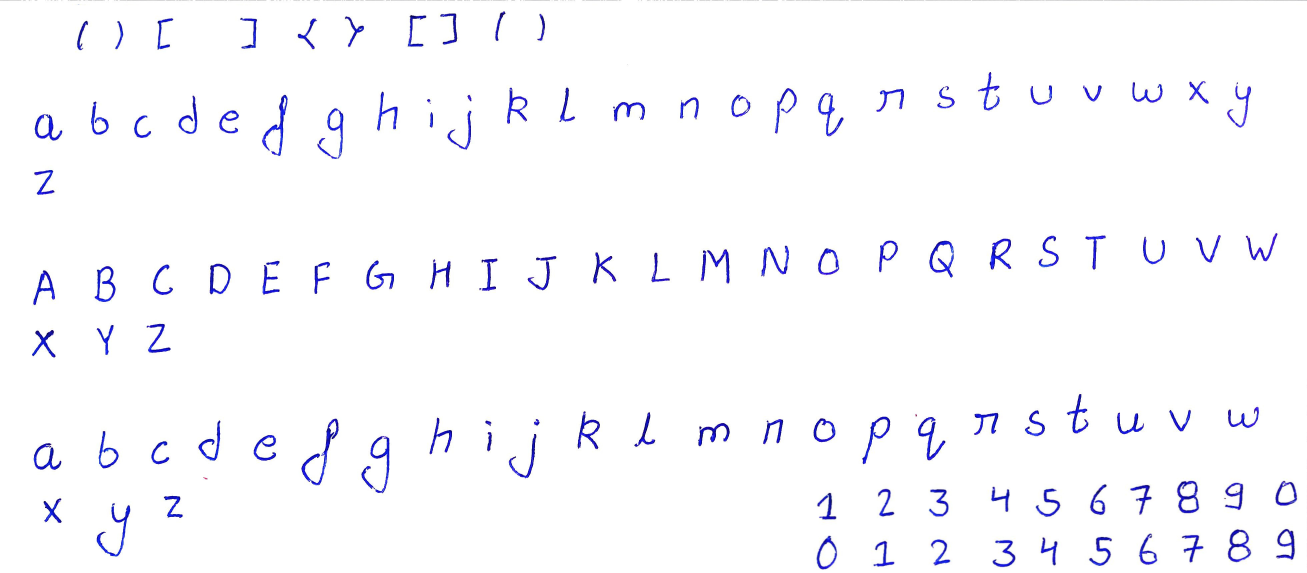
#> input picture python project/handwritten/images/real.jpg, 3921 x 1717 px, found by its file name (shown at 1/3 size)
$ python graph.py
#> lines starting #> are read from the running program, lines starting #| are printed output that depends on the picture
### python project/graph/draw.py
import numpy as np
import math

def slope_line(arr,x1, y1, x2, thick=10, color=[82, 83, 84], slope=0):
    y0 = int(slope*x1)-y1
    for xo in range(x1, x2+1):
        yo = int(slope*xo)-y0
        arr[yo:yo+thick, xo:xo+thick] = color

def line(arr, x1, y1, x2, y2, thick=10, color=[82, 83, 84], type='normal'):

    y = y2-y1
    x = x2-x1

    if type != 'normal':

        if y == 0:
            if x1 > x2:
                x1, x2 = x2, x1
            for x in range(x1, x2, 50):
                arr[y1:y1+thick, x:x+30] = color
            return 0

        elif x == 0:
            if y1 > y2:
                y1, y2 = y2, y1
            for y in range(y1, y2, 50):
                arr[y:y+30, x1:x1+thick] = color
            return 0

        elif x1 > x2:
            x1, x2 = x2, x1
            y1, y2 = y2, y1

        m = y/x
        step = int(50*math.cos(math.atan(m)))
        print(step)
        x_add = int(3*step/5)
        y0 = int(m*x1)-y1
        for x in range(x1, x2, step+1):
            y_add = int(m*x)-y0
            slope_line(arr,x, y_add, x+x_add, thick,color=[82, 83, 84], slope=m)
        return 0

    if y == 0:
        if x1 > x2:
            x1, x2 = x2, x1
        arr[y1:y1+thick, x1:x2+thick] = color
        return 0

    elif x == 0:
        if y1 > y2:
            y1, y2 = y2, y1
        arr[y1:y2+thick, x1:x1+thick] = color
        return 0

    elif x1 > x2:
        x1, x2 = x2, x1
        y1, y2 = y2, y1

    m = y/x
    slope_line(arr,x1, y1, x2, thick, color=[82, 83, 84], slope=m)

def lines(arr, p, thick=10, color=[82, 83, 84], type='normal'):
    for xy in range(len(p)-1):
        line(arr, p[xy][0], p[xy][1], p[xy+1][0], p[xy+1][1], thick, color, type)


def circle(arr, x, y, r=20, color=[82, 83, 84], type='filled', thick=5):
    if type == 'filled':
        for i in range(0, r+1):
            ra = int((r**2-i**2)**0.5)
            arr[y-ra:y+ra, x-i:x+i] = color

    elif type == 'dot-circle':
        circle(arr,x, y)
        circle(arr,x, y, 2*r, type='h')

    else:
        for i in range(0, r+1):
            ra = int((r**2-i**2)**0.5)
            arr[y-ra:y-ra+thick, x-i:x-i+thick] = color
            arr[y+ra:y+ra+thick, x+i:x+i+thick] = color
            arr[y+ra:y+ra+thick, x-i:x-i+thick] = color
            arr[y-ra:y-ra+thick, x+i:x+i+thick] = color


def plus(arr, x, y, r=30, thick=10, color=[82, 83, 84]):
    line(arr,x-r, y, x+r, y, thick, color)
    line(arr,x, y-r, x, y+r, thick, color)

def arrow_head(arr, x, y, orientation='hr'):
    if orientation == 'hr':
        line(arr,x, y, x-50, y-50)
        line(arr,x, y, x-50, y+50)
    elif orientation == 'hl':
        line(arr,x, y, x+50, y-50)
        line(arr,x, y, x+50, y+50)
    elif orientation == 'vu' :
        line(arr,x, y, x-50, y+50)
        line(arr,x, y, x+50, y+50)
    elif orientation == 'vd' :
        line(arr,x, y, x-50, y-50)
        line(arr,x, y, x+50, y-50)


# [36 lines left out: function curve_line, not called in this run]


def curveture(arr, points, thick=10, color=[82, 83, 84]):
    D=[]
    dim=len(points)
    for i in range(dim):
        l=[1]
        for j in range(1,dim):
            l.insert(0,points[i][0]**j)
        D.append(l)
    print('now y:')
    det=np.linalg.det(np.array(D))
    print("DET ",det)
    if det==0:
        print('det is 0')
        return
    x=[]

    for i in range(dim):
        Dx = list(map(list, D))
        for j in range(dim):
            Dx[j][i]=points[j][1]
        x.append(np.linalg.det(np.array(Dx))/det)
    for x_point in range(points[0][0],points[-1][0]):
        y=x[-1]
        for n,i in enumerate(range(dim-1,0,-1)):
            y+=x[n]*(x_point**i)
        y=int(y)
        arr[y:y+thick, x_point:x_point+thick] = color

### python project/other/writter.py
from PIL import Image
import numpy as np
import math

class writer :

    def __init__(self):
        self.Dict={}
        self.img=Image.open("python project/handwritten/images/real.jpg")
        self.a=np.array(self.img)
        self.new_font_size=1

    def write(self,c,arr,x=200,y=200,colour=False,bold=0,size=1,angle=False):
        if c==' ':
            if angle:
                y-=int(130*size)
                return y
            x+=int(130*size)
            return x
        elif c=='a':
            lx,ly,ux,uy=95,423,182,333
        elif c=='b':
            lx,ly,ux,uy=286,1406,359,1282
        elif c=='c' :
            lx,ly,ux,uy=442,1403,515,1306
        elif c=='d' :
            lx,ly,ux,uy=594,1385,663,1264
        elif c=='e' :
            lx,ly,ux,uy=757,1382,826,1299
        elif c=='f' :
            x-=40
            lx,ly,ux,uy=903,1458,1017,1257
        elif c=='g' :
            lx,ly,ux,uy=955,485,1034,319
        elif c=='h' :
            lx,ly,ux,uy=1131,395,1197,260
        elif c=='i' :
            lx,ly,ux,uy=1273,391,1311,274
        elif c=='j' :
            x-=30
            lx,ly,ux,uy=1329,450,1436,277
        elif c=='k' :
            lx,ly,ux,uy=1516,378,1585,253
        elif c=='l' :
            lx,ly,ux,uy=1668,360,1724,249
        elif c=='m' :
            lx,ly,ux,uy=1841,364,1932,294
        elif c=='n' :
            lx,ly,ux,uy=2281,1337,2351,1254
        elif c=='o' :
            lx,ly,ux,uy=2437,1330,2514,1250
        elif c=='p' :
            lx,ly,ux,uy=2586,1392,2676,1250
        elif c=='q' :
            lx,ly,ux,uy=2749,1382,2829,1237
        elif c=='r' :
            lx,ly,ux,uy=2909,1306,3002,1223
        elif c=='s' :
            lx,ly,ux,uy=3071,1313,3137,1219
        elif c=='t' :
            lx,ly,ux,uy=3203,1302,3272,1178
        elif c=='u' :
            lx,ly,ux,uy=3352,1306,3428,1233
        elif c=='v' :
            lx,ly,ux,uy=3498,1295,3581,1219
        elif c=='w' :
            lx,ly,ux,uy=3394,305,3501,246
        elif c=='x' :
            lx,ly,ux,uy=120,1569,189,1486
        elif c=='y' :
            x-=30
            lx,ly,ux,uy=286,1673,400,1507
        elif c=='z' :
            lx,ly,ux,uy=473,1555,560,1482
        elif c=='A' :
            lx,ly,ux,uy=92,914,168,800
        elif c=='B' :
            lx,ly,ux,uy=272,907,345,786
        elif c=='C' :
            lx,ly,ux,uy=452,897,521,790
        elif c=='D' :
            lx,ly,ux,uy=622,887,695,779
        elif c=='E' :
            lx,ly,ux,uy=771,890,844,772
        elif c=='F' :
            lx,ly,ux,uy=934,887,993,783
        elif c=='G' :
            lx,ly,ux,uy=1090,873,1190,769
        elif c=='H' :
            lx,ly,ux,uy=1277,866,1360,772
        elif c=='I' :
            lx,ly,ux,uy=1433,873,1502,762
        elif c=='J' :
            lx,ly,ux,uy=1578,883,1675,762
        elif c=='K' :
            lx,ly,ux,uy=1769,856,1859,755
        elif c=='L' :
            lx,ly,ux,uy=1945,852,2015,748
        elif c=='M' :
            lx,ly,ux,uy=2091,849,2205,734
        elif c=='N' :
            lx,ly,ux,uy=2278,828,2375,720
        elif c=='O' :
            lx,ly,ux,uy=2448,828,2517,734
        elif c=='P' :
            lx,ly,ux,uy=2621,821,2701,714
        elif c=='Q' :
            lx,ly,ux,uy=2787,838,2867,717
        elif c=='R' :
            lx,ly,ux,uy=2967,811,3033,700
        elif c=='S' :
            lx,ly,ux,uy=3113,804,3179,703
        elif c=='T' :
            lx,ly,ux,uy=3248,807,3331,693
        elif c=='U' :
            lx,ly,ux,uy=3428,800,3498,700
        elif c=='V' :
            lx,ly,ux,uy=3584,793,3671,693
        elif c=='W' :
            lx,ly,ux,uy=3733,793,3851,689
        elif c=='X' :
            lx,ly,ux,uy=88,1084,168,970
        elif c=='Y' :
            lx,ly,ux,uy=286,1070,355,959
        elif c=='Z' :
            lx,ly,ux,uy=438,1067,501,966
        elif c==',' :
            lx,ly,ux,uy=2306,405,2358,371
        elif c=='.' :
            lx,ly,ux,uy=1582,1285,1634,1247
        elif c=='0':
            lx,ly,ux,uy=2444,1714,2513,1603
        elif c=='1':
            lx,ly,ux,uy=2444,1561,2510,1475
        elif c=='2':
            lx,ly,ux,uy=2631,1554,2686,1454
        elif c=='3':
            lx,ly,ux,uy=2787,1554,2852,1457
        elif c=='4':
            lx,ly,ux,uy=2970,1544,3039,1447
        elif c=='5':
            lx,ly,ux,uy=3102,1558,3185,1450
        elif c=='6':
            lx,ly,ux,uy=3407,1693,3479,1603
        elif c=='7':
            lx,ly,ux,uy=3386,1551,3466,1444
        elif c=='8':
            lx,ly,ux,uy=3677,1693,3756,1582
        elif c=='9':
            lx,ly,ux,uy=3812,1682,3888,1575
        elif c=='(':
            lx,ly,ux,uy=210,159,286,52
        elif c==')':
            lx,ly,ux,uy=324,152,376,38
        elif c=='[':
            lx,ly,ux,uy=459,152,535,42
        elif c==']':
            lx,ly,ux,uy=715,149,774,42
        elif c=='{':
            lx,ly,ux,uy=888,163,965,42
        elif c=='}':
            lx,ly,ux,uy=1027,152,1096,31
        elif c=='-' or c==':':
            lx,ly,ux,uy=1969,886,2025,827
        elif c=='/':
            x+=20
            lx,ly,ux,uy=3628,789,3693,706
        else:
            return x+50
        if size  :
            lx,ly,ux,uy=int(lx*size),int(ly*size),int(ux*size),int(uy*size)
            if size!=self.new_font_size:
                self.new_font_size=size
                imagesize=Image.fromarray(self.a)
                imagesize=imagesize.resize((int(self.img.width*size),int(self.img.height*size)))
                ac=np.array(imagesize)
                self.a=ac

        if self.Dict.get(c,False)==False or self.Dict[c].get(size,False)==False:
            if self.Dict.get(c,False)==False:
                self.Dict[c]={}
            flag=False
            self.Dict[c][size]=[]
            for i in range(ly,uy,-1):
                m=[]
                for j in range(lx,ux):
                    if self.a[i,j,0]<100 and self.a[i,j,1]<150 :
                        if flag==False:
                            m.append(j)
                            flag=True
                        elif j==ux-1 :
                            m.append(j)
                            flag=False
                    elif flag==True :
                        m.append(j)
                        flag=False
                self.Dict[c][size].append(m)

        ya=0
        flag=False
        ja=None
        add=0
        if c=='f' or c=='g' or c=='j' or c=='p' or c=='q' or c=='y':
            add=int(85*size)
        if angle :
            for i in self.Dict[c][size]:
                for j in i:
                    if flag==False :
                        ja=j
                        flag=True
                    else :
                        if colour :
                            arr[y-j+lx-1:y-ja+lx,x-ya+add]=colour
                        else:
                            arr[y-ya+add,x+ja-lx:x+j-lx+1]=self.a[ly-ya,ja:j+1]
                            arr[y-ya+add,x+j-lx:x-lx+bold+j]=self.a[ly-ya,ja+1]
                        flag=False
                ya+=1
            y-=ux-lx
            return y
        else :
            for i in self.Dict[c][size]:
                for j in i:
                    if flag==False :
                        ja=j
                        flag=True
                    else :
                        if colour :
                            arr[y-ya+add,x+ja-lx:x+j-lx+1+bold]=colour
                        else:
                            arr[y-ya+add,x+ja-lx:x+j-lx+1]=self.a[ly-ya,ja:j+1]
                            arr[y-ya+add,x+j-lx:x-lx+bold+j]=self.a[ly-ya,ja+1]
                        flag=False
                ya+=1
            x+=ux-lx
            return x

    def write_string(self,c,arr,x=200,y=200,colour=False,bold=0,size=1,angle=False):
        for i in c:
            if angle:
                 y=self.write(i,arr,x,y,colour,bold,size,angle)
                 continue
            x=self.write(i,arr,x,y,colour,bold,size)

    # [159 lines left out: function length, not called in this run]

### python project/graph/graph.py
#import docx
#import random
import math
import sys
sys.path.insert(1, 'C:\\Users\HP\python\python project')
from writter import *
sys.path.insert(1, 'C:\\Users\HP\python\python project\graph')
from draw import *

def min_max(coordinate):
    x_max=coordinate[0][0]
    x_min=coordinate[0][0]
    y_max=coordinate[0][1]
    y_min=coordinate[0][1]

    for i in coordinate:
        if i[0]>x_max:
            x_max=i[0]
        if i[0]<x_min:
            x_min=i[0]
        if i[1]>y_max:
            y_max=i[1]
        if i[1]<y_min:
            y_min=i[1]
    return x_max,x_min,y_max,y_min


def graph_base(linex, liney, colour=[250, 100, 0]):

#> called with linex = 20, liney = 25
    linex -= 5
    liney -= 5
    x = linex*200+1400
    y = liney*200+1400
    arr = np.zeros([y, x, 3], dtype=np.uint8)
    arr[:, :] = [255, 255, 255]  # [240, 250, 240]  #230 -> 204 -> 179
    arr[:, :200] = [255, 255, 255]
    arr[:, x-200:] = [255, 255, 255]
    arr[y-200:, :] = [255, 255, 255]
    arr[:200, :] = [255, 255, 255]

    for i in range(1, linex+7):
        arr[200:y-200, i*200-3:i*200+3] = colour
    for i in range(1, liney+7):
        arr[i*200-3:i*200+3, 200:x-200] = colour

    for i in range(2, 2*(linex+5)):
        arr[200:y-200, i*100-1:i*100+2] = colour
    for i in range(2, 2*(liney+5)):
        arr[i*100-1:i*100+2, 200:x-200] = colour

    for i in range(10, 10*(linex+5)+10):
        arr[200:y-200, i*20-1:i*20+1] = colour
    for i in range(10, 10*(liney+5)+10):
        arr[i*20-1:i*20+1, 200:x-200] = colour

    return arr

def axis_generator(c,x,y):
    x_max,x_min,y_max,y_min=min_max(c)
    x_add=0
    y_add=0
    n=0
    nx,ny=False,False
    x_graph=0
    y_graph=0
    if x_min<0:
        nx=True
    else:
        x_min=0

    if y_min<0:
        ny=True
    else:
        y_min=0

    if nx and ny:
        x_start=(y_min//y-1)*200
        y_start=(x_min//x-1)*200
        x_graph=(x_max-x_min)//x+4
        y_graph=(y_max-y_min)//y+4

    elif nx:
        y_start=(x_min//x - 1)*200
        x_start=-400
        y_add=200
        x_graph=(x_max-x_min)//x+2
        y_graph=(y_max)//y+2
    elif ny:
        x_start=(y_min//y - 1)*200
        y_start=-400
        x_add=200
    else:
        x_add=400
        y_add=400
        x_start=-400
        y_start=-400
        n=1
        x_graph=(x_max-x_min)//x+5
        y_graph=(y_max-y_min)//y+5
    if x_graph>20 :
        if y_graph>25:
            arr=graph_base(x_graph,y_graph)
        elif x_graph<=25 and y_graph<=20:
            arr=graph_base(25,20)
        else:
            arr=graph_base(x_graph,25)

    elif y_graph>25 :
        arr=graph_base(y_graph,20)

    else:
        arr=graph_base(20,25)

    linex=200*((x_max-x_min)//x+2-n)
    liney=200*((y_max-y_min)//y+2-n)

    origin_x=400-y_start
    origin_y=5000+x_start
    x_axis_line=400+x_add
    y_axis_line=5000-y_add
    line(arr,x_axis_line, origin_y, x_axis_line+linex, origin_y)   #X-axis
    line(arr,origin_x, y_axis_line, origin_x, y_axis_line-liney)   #Y-axis
    arrow_head(arr,x_axis_line+linex, origin_y, 'hr')
    arrow_head(arr, origin_x, y_axis_line-liney, 'vu')

    if nx or ny:

        arrow_head(arr,x_axis_line, origin_y, 'hl')
        arrow_head(arr, origin_x, y_axis_line, 'vd')


    satyam=writer()
#> in __init__, self.img is the input picture: PIL image 3921x1717 RGB; mean R, G, B 249.2, 249.2, 252.9

    i=x
    strip_x=600-y_start
    while(x+x_max>i):
        arr[origin_y:5050+x_start, strip_x:strip_x+10] = [82, 83, 84]
        s = str(i)
        l = int(len(s)*40*0.8)
        satyam.write_string(s, arr, strip_x-l,5150+x_start, [82, 83, 84], 2, 0.8)
        i+=x
        strip_x+=200
#> this loop made 12 passes
#> pass 1, in write, `imagesize=imagesize.resize((int(self.img.width*size),int(self.img.heig..`:
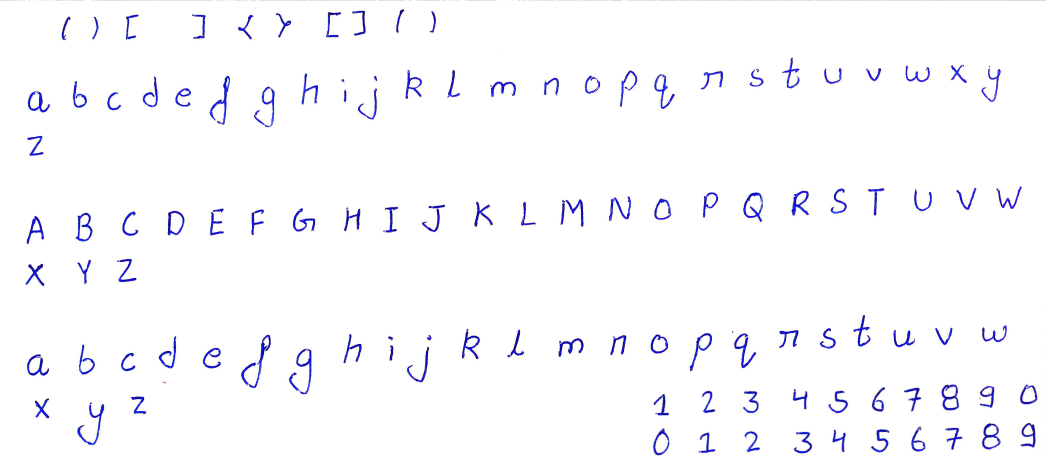
#> imagesize: PIL image 3136x1373 RGB (shown at 1/3 size); mean R, G, B 249.2, 249.1, 252.9

    i=y
    strip_y=4800+x_start

    while(y+y_max>i):
        arr[ strip_y:strip_y+10, 350-y_start:origin_x] = [82, 83, 84]
        s = str(i)
        l = int(len(s)*40*0.8)
        satyam.write_string(s,arr,310-y_start-l ,strip_y+40, [82, 83, 84], 2, 0.8)
        i+=y
        strip_y-=200

    if nx:
        i=-x
        strip_x=200-y_start
        while(x_min-x<i):
            arr[origin_y:5050+x_start, strip_x:strip_x+10] = [82, 83, 84]
            s = str(i)
            l = int(len(s)*40*0.8)
            satyam.write_string(s, arr, strip_x-l,5150+x_start, [82, 83, 84], 2, 0.8)
            i-=x
            strip_x-=200
    if ny:
        i=-y
        strip_y=5200+x_start
        while(y_min-y<i):
            arr[ strip_y:strip_y+10, 350-y_start:origin_x] = [82, 83, 84]
            s = str(i)
            l = int(len(s)*40*0.8)
            satyam.write_string(s,arr,310-y_start-l ,strip_y+40, [82, 83, 84], 2, 0.8)
            i-=y
            strip_y+=200

    #Point-Marking(dot,circle)

    point_xy=[]
    for i in range(len(c)):

        x1 = int((c[i][0]*200)//x)+origin_x
        y1 = origin_y-int((c[i][1]*200)//y)
        point_xy.append([x1, y1])
        circle(arr,x1,y1)
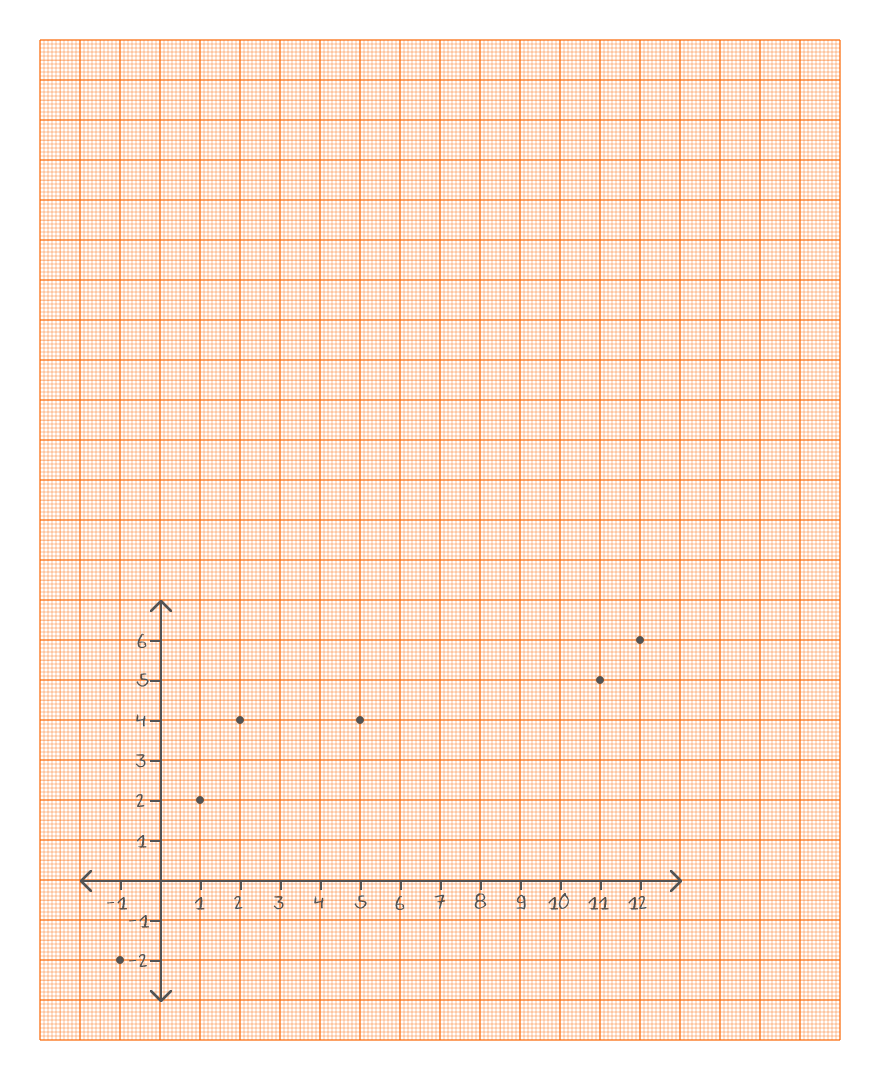
#> arr: shape (5400, 4400, 3) (shown at 1/5 size); mean of channels 0, 1, 2 253.3, 223.6, 203.8; drawn as R, G, B

    curveture(arr,point_xy)
#| DET  -9.182115790848517e+44
    #curve_line(arr,point_xy)

    return arr


def create_graph(coordinate,x_step,y_step,x_cm=1,y_cm=1,x_label='',y_label='',line='normal',point_type=None,x_zigzag=None,y_zigzag=None):

    arr=axis_generator(coordinate,x_step,y_step)

    return arr


# [0,128,0]
x_label = 'Current (A)'
y_label = 'Voltage (V)'
x = [i*10 for i in range(1, 14)]
y = [i*10 for i in range(1, 15)]
x_space = 1
y_space = 1
point = [[-1,-2],[1, 2], [2, 4],[5,4],[11,5],[12,6]]

arr = create_graph(point,1,1)

satyam = writer()

colour = [250, 100, 0]
colour1 = [0, 128, 0]

linex = 200*(len(x)+1)
liney = 200*(len(y)+1)

#satyam.write_string(x_label, arr, int(1000+linex//2-(len(x_label)*80*0.8)), 5000, [82, 83, 84], 3, 0.8)
#satyam.write_string(y_label, arr, 500, int(4400-liney//2+(len(y_label)*80*0.8)), [82, 83, 84], 5, 0.8, True)

img = Image.fromarray(arr)
img.save("python project/graph/graph_page.jpg")
img.close()
satyam.img.close()
